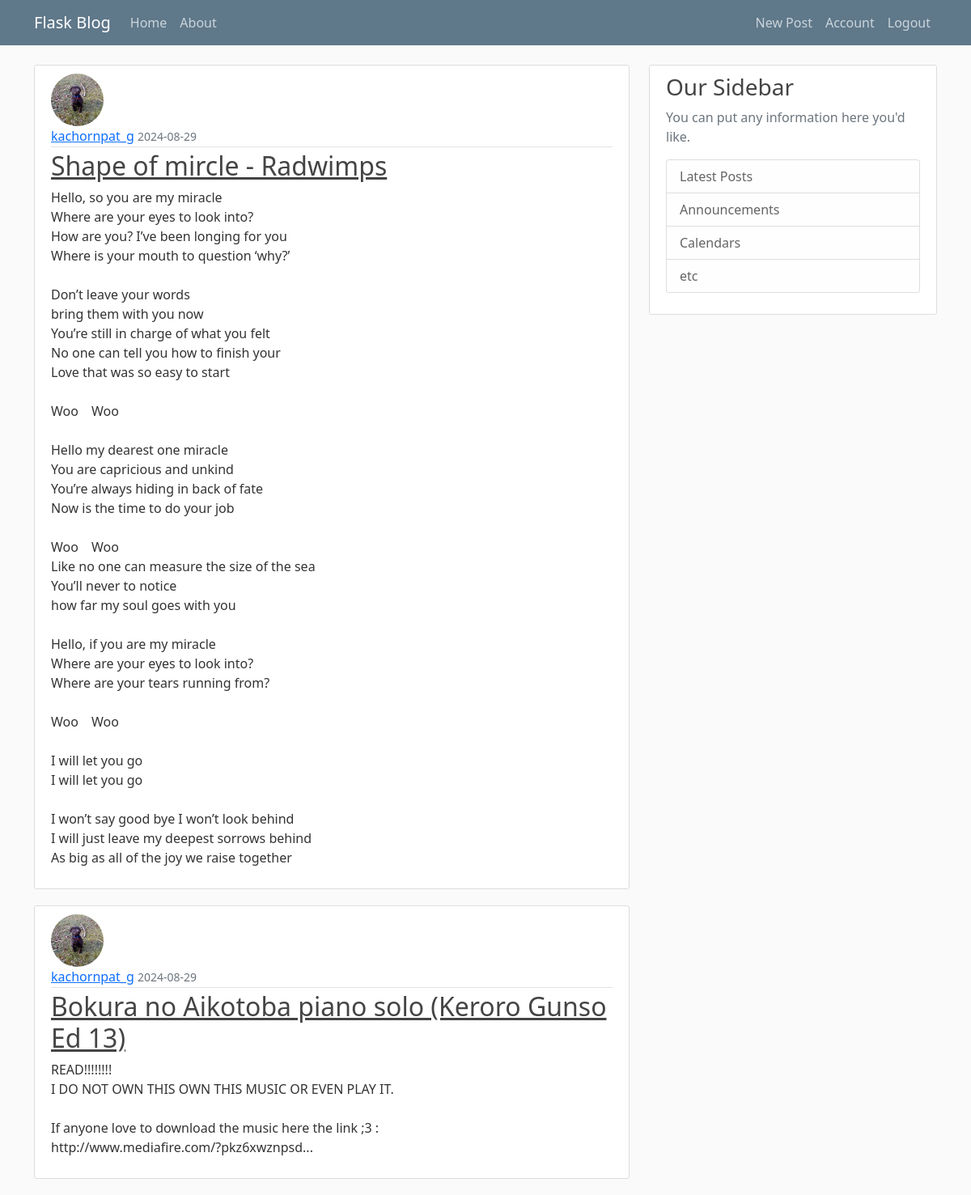
Screenshot of /home (signed in) with the database file from the repository.
### hello/models.py (models this page shows, shortened)
class Post(db.Model):
    id = db.Column(db.Integer, primary_key=True)
    title = db.Column(db.String(100), nullable=False)
    date_posted = db.Column(db.DateTime(), nullable=False, default=datetime.now())
    content = db.Column(db.Text, nullable=False)
    user_id = db.Column(db.Integer, db.ForeignKey('user.id'), nullable=False)

class User(db.Model, UserMixin):
    id = db.Column(db.Integer, primary_key=True)
    username = db.Column(db.String(20), unique=True, nullable=False)
    email = db.Column(db.String(120), unique=True, nullable=False)
    image_file = db.Column(db.String(20), nullable=False, default='default.jpg')
    password = db.Column(db.String(60), nullable=False)
    posts = db.relationship('Post', backref='author', lazy=True)

### hello/routes.py (the view)
@app.route("/")
@app.route("/home")
def home():
    page = request.args.get('page', 1, type=int)
    posts = Post.query.order_by(Post.date_posted.desc()).paginate(page=page, per_page=2)
    return render_template('home.html', posts=posts)

### hello/models.py (called while the page is built)
@login_manager.user_loader
def load_user(user_id):
    return User.query.get_or_404(user_id)

### hello/templates/home.html
{% extends "layout.html" %}
{% block content %}
{% for post in posts %}
    <article class="media content-section">
        <img class="rounded-circle article-img" src="{{ url_for('static', filename='profile_pics/' + post.author.image_file) }}" alt="">
        <div class="media-body">
        <div class="article-metadata">
            <a class="mr-2" href="#">{{ post.author.username }}</a>
            <small class="text-muted">{{ post.date_posted.strftime('%Y-%m-%d') }}</small>
        </div>
        <h2><a class="article-title" href="{{ url_for('post', post_id=post.id)}}">{{ post.title }}</a></h2>
        <p class="article-content">{{ post.content }}</p>
        </div>
    </article>
{% endfor %}
{% endblock content %}

### hello/static/main.css (style rules this page uses)
body { background: #fafafa; color: #333333; margin-top: 5rem; }
h1, h2, h3, h4, h5, h6 { color: #444444; }
.content-section { background: #ffffff; padding: 10px 20px; border: 1px solid #dddddd; border-radius: 3px; margin-bottom: 20px; }
.article-title { color: #444444; }
.article-content { white-space: pre-line; }
.article-img { height: 65px; width: 65px; margin-right: 16px; }
.article-metadata { padding-bottom: 1px; margin-bottom: 4px; border-bottom: 1px solid #e3e3e3 }

### rows the page displays
Post: image_file (picture), author.username "kachornpat_g", date_posted "2024-08-29", title "Shape of mircle - Radwimps", content "Hello, so you are my miracle Where are your eyes to look into? How are you? I’ve been longing for you Where is your mouth to question ‘why?’ Don’t leave your words bring them with you now You’re still in charge of what you felt No one can tell you how to finish your Love that was so easy to start Woo Woo Hello my dearest one miracle You are capricious and unkind You’re always hiding in back of fate Now is the time to do your job Woo Woo Like no one can measure the size of the sea You’ll never to notice how far my soul goes with you Hello, if you are my miracle Where are your eyes to look into? Where are your tears running from? Woo Woo I will let you go I will let you go I won’t say good…"
Post: image_file (picture), author.username "kachornpat_g", date_posted "2024-08-29", title "Bokura no Aikotoba piano solo (Keroro Gunso Ed 13)", content "READ!!!!!!!! I DO NOT OWN THIS OWN THIS MUSIC OR EVEN PLAY IT. If anyone love to download the music here the link ;3 : http://www.mediafire.com/?pkz6xwznpsd..."
